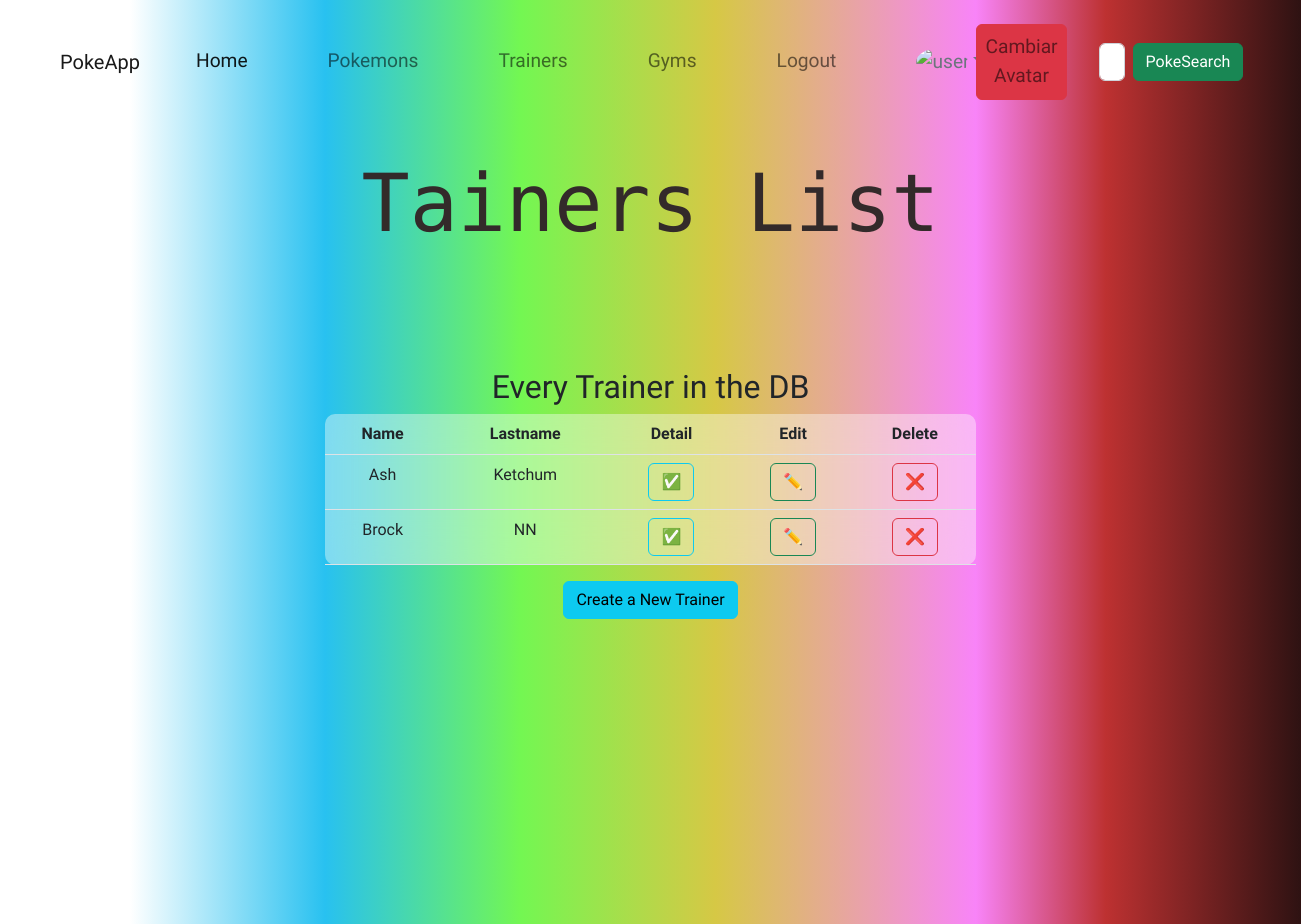
The page /trainers/trainerList/ (signed in) on the database its author committed.
### trainers/models.py (models this page shows, shortened)
class Trainer(models.Model):
    name = models.CharField(max_length=20)
    lastname = models.CharField(max_length=20)
    favorite_type = models.CharField(max_length=20)
    owned_pokemons = models.ManyToManyField(Pokemon)

### trainers/views.py (the view)
# urls.py: path('trainerList/', views.TrainerList.as_view() , name='TrainerList'),
class TrainerList(ListView):
    model = Trainer

### trainers/templates/trainers/trainer_list.html
{% extends 'index.html' %}
{% load static %}
{% block title %}
    <h1 class="text-center header-title">Tainers List</h1>
{% endblock %}
{% block contenidoQueCambia %}
<div class="form__container d-flex justify-content-evenly">
    <div class="d-flex flex-column align-items-center justify-content-center m-1 w-50">
        <h2 class="text-center">Every Trainer in the DB</h2>
        <table class="table table-blur">
            <thead>
                <tr>
                    <th class="text-center">Name</th>
                    <th class="text-center">Lastname</th>
                    <th class="text-center">Detail</th>
                    <th class="text-center">Edit</th>
                    <th class="text-center">Delete</th>
                </tr>
            </thead>
            <tbody>
                {% for trainer in object_list %}
                    <tr>
                        <td class="m-2 text-center">{{ trainer.name }}</td>
                        <td class="m-2 text-center">{{ trainer.lastname }}</td>
                        <td class="m-2 text-center"><a class="btn btn-outline-info" href="{% url 'TrainerDetail' trainer.id %}">✅</a></td>
                        <td class="m-2 text-center"><a class="btn btn-outline-success" href="{% url 'TrainerUpdate' trainer.id %}">✏️</a></td>
                        <td class="m-2 text-center"><a class="btn btn-outline-danger" href="{% url 'TrainerDelete' trainer.id %}">❌</a></td>
                    </tr>
                {% endfor %}
            </tbody>
        </table>
        <a class="btn btn-info" href="{% url 'TrainerCreate' %}">Create a New Trainer</a>
    </div>
</div>
{% endblock %}

### static/css/style.css (style rules this page uses)
:root { --color-primary: rgb(51, 42, 42); }
.header-title { font-size: 5em; margin: 2rem auto; color: var(--color-primary); }
.form__container { font-family: 'Prompt', sans-serif; }
.table-blur { background-color: #ffffff66; backdrop-filter: blur(20px); border-radius: 10px; }

### rows shown on the page
Trainer: name "Ash", lastname "Ketchum"
Trainer: name "Brock", lastname "NN"
